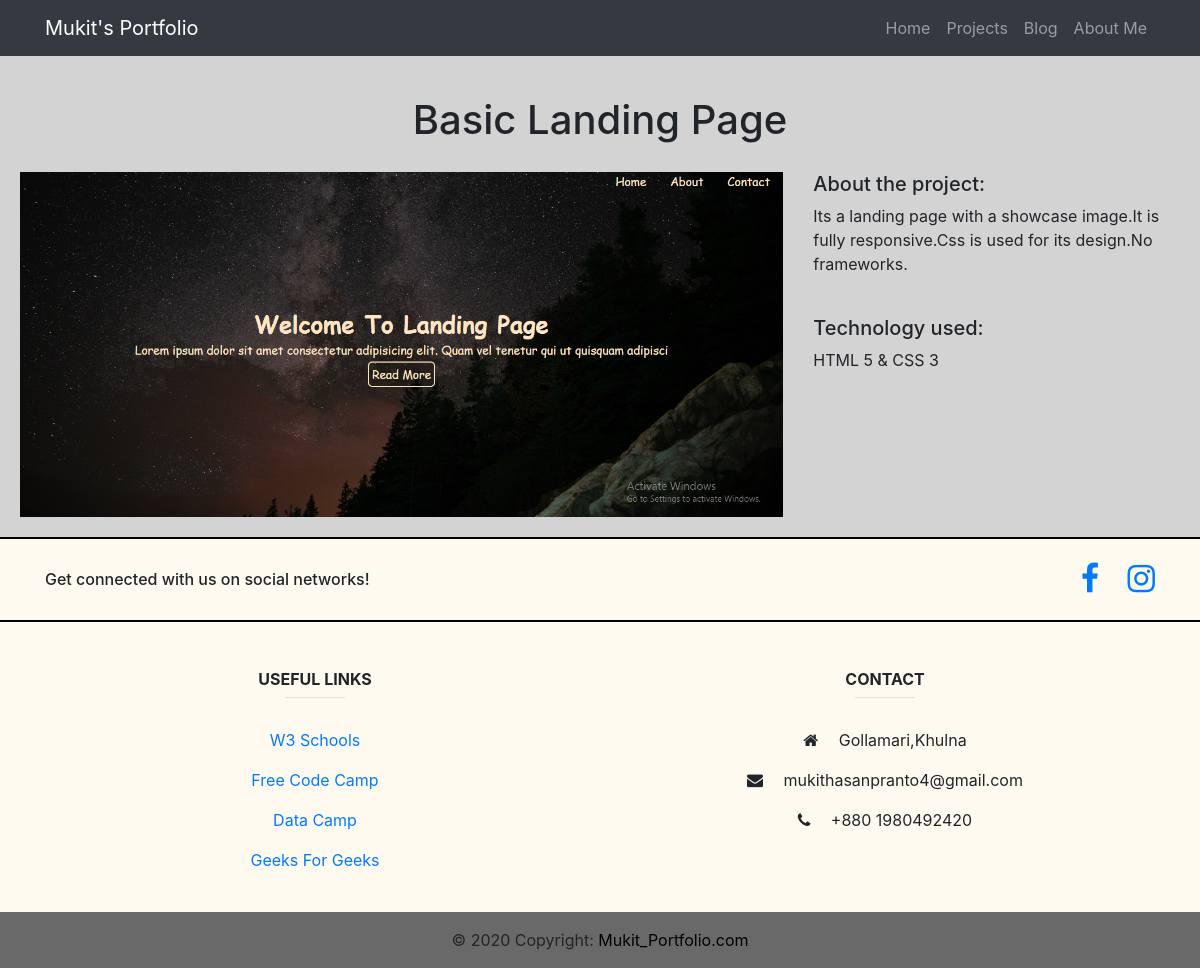
/projects/1/, run on the app's committed database.
### projects/models.py (models this page shows)
class Project(models.Model):
    title = models.CharField(max_length=100)
    description = models.TextField()
    technology = models.CharField(max_length=20)
    image = models.FilePathField(path="/img")

### projects/views.py (the view)
# urls.py: path("<int:pk>/", views.project_detail, name="project_detail"),
def project_detail(request, pk):
    project = Project.objects.get(pk=pk)
    context = {
        'project': project
    }
    return render(request, 'project_detail.html', context)

### projects/templates/project_detail.html
{% extends "base.html" %}
{% load static %}
{% block page_content %}
<div class="detail" style="padding: 20px;background-color: lightgray;">
    <h1 style="text-align: center;padding: 20px;">{{ project.title }}</h1>
    <div class="row">
        <div class="col-md-8">
            <img src="{% static project.image %}" alt="" width="100%">
        </div>
        <div class="col-md-4">
            <h5>About the project:</h5>
            <p>{{ project.description }}</p>
            <br>
            <h5>Technology used:</h5>
            <p>{{ project.technology }}</p>
        </div>
    </div>
</div>
{% endblock %}

### portfolio/templates/base.html (style rules this page uses)
* { padding: 0; margin: 0; }

### data on the page
Project: title "Basic Landing Page", image (picture), description "Its a landing page with a showcase image.It is fully responsive.Css is used for its design.No frameworks.", technology "HTML 5 & CSS 3"
